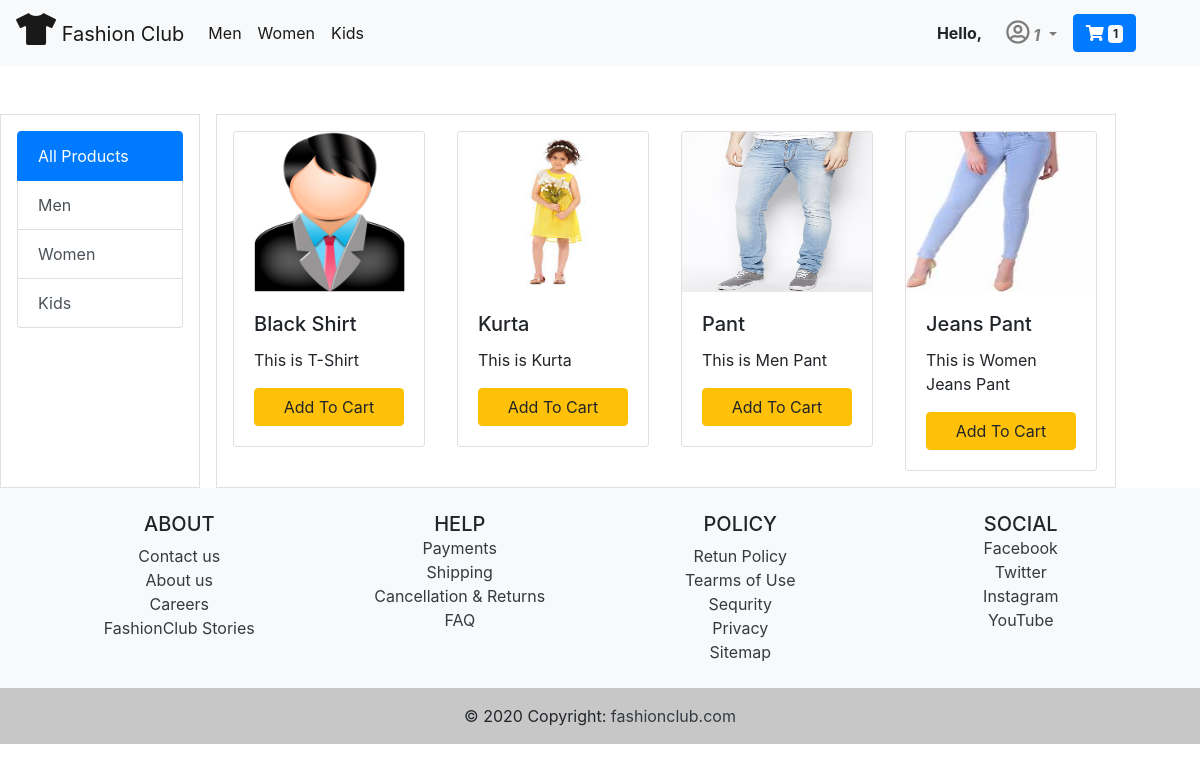
The app's page /allproducts/ (signed in) with its own data.
### myapp/models.py (models this page shows, shortened)
class CategoryModel(models.Model):
    name = models.CharField(max_length=100)
    image = image= models.ImageField(upload_to='photo/category/')
    objects = models.Manager()

class ProductModel(models.Model):
    category = models.ForeignKey(CategoryModel,on_delete=models.CASCADE)
    image= models.ImageField(upload_to='photo/')
    name = models.CharField(max_length=100)
    price = models.IntegerField()
    description = models.TextField()
    objects = models.Manager()

### myapp/views.py (the view)
# urls.py: path('allproducts/',AllProductView,name='allproducts'),
def AllProductView(request):
    products = ProductModel.objects.all()
    categories = CategoryModel.objects.all()
    usr = request.user
    cart_count = Cart.objects.filter(user=usr).count()
    data = list(request.GET)
    categories = CategoryModel.objects.all()
    for i in data:
        if int(i) == None:
            products = ProductModel.objects.all()
        else:
            products = ProductModel.objects.filter(category_id=i)
    context = {'products': products, 'categories': categories, 'cart_count':cart_count}
    return render(request, 'allproducts.html', context)

### myapp/templates/allproducts.html (shortened to what this page needs)
{% extends 'base.html' %}
{% load static %}
{% block body %}
<div class="container-fluid">
    <div class="row ">
        <div class="col-2 mt-5 p-3 border">
            <div class="list-group">
                <a href="{% url 'allproducts'  %}" class="list-group-item list-group-item-action active">
                  All Products
                </a>
                {% for category in categories %}
                    <a href="/allproducts/?{{category.id}}" name="cate"  class="list-group-item list-group-item-action">{{category.name}}</a>
                {% endfor %}
              </div>
        </div>
        <div class="col-9 mt-5 p-3 ml-3 border">
            <div class="row">
                {% for product in products %}
                <div class="col">
                    <div class="card" style="width: 12rem;">
                        <a href="{% url 'productdetails' product.id %}"><img style="height: 10rem;" src="{{product.image.url}}" class="card-img-top" alt="..."></a>
                        <div class="card-body">
                          <h5 class="card-title">{{product.name}}</h5>
                          <p class="card-text">{{product.description}}</p>
                          <form action="/cart/{{product.id}}/" method="POST" novalidate>
                            <button class="btn btn-block btn-warning" >Add To Cart</button>
                          </form>
                        </div>
                    </div>
                </div>
                {% empty %}
                <div class="col">
                    <div class="alert text-center alert-danger" role="alert">
                        <strong>--------- No Any Item Available ---------</strong>
                      </div>
                </div>
                {% endfor %}
            </div>
        </div>
    </div>
</div>
{% endblock body %}

### myapp/templates/base.html (shortened to what this page needs)
{% load static %}
<!doctype html>
<html lang="en">
<head>
  <link rel="stylesheet" href="https://cdn.jsdelivr.net/npm/bootstrap@4.5.3/dist/css/bootstrap.min.css"
>
  <link rel="stylesheet" href="https://cdnjs.cloudflare.com/ajax/libs/font-awesome/5.15.2/css/all.min.css">
  <link rel="stylesheet" href="{% static 'css/owl.carousel.min.css' %}">
  <link rel="stylesheet" href="{% static 'css/style.css' %}">
</head>
<body>
  {% if user.is_authenticated %}
  <nav class="navbar navbar-expand-lg navbar-light bg-light">
    <a class="navbar-brand" href="{% url 'shop' %}"><i class="fas fa-tshirt h2"></i> Fashion Club</a>
    <div class="collapse navbar-collapse" id="navbarSupportedContent">
      <ul class="navbar-nav mr-auto">
        {% for category in categories %}
        <li class="nav-item active">
          <a class="nav-link" href="/allproducts/?{{category.id}}">{{category.name}}</a>
        </li>
        {% endfor %}
      </ul>
      <strong class="mr-3">Hello, </strong>
      <div class="form-inline my-2 my-lg-0 navbar-nav mr-5">
        <li class="nav-item dropdown mr-2">
          <a class="nav-link dropdown-toggle" href="#" id="navbarDropdown" role="button" data-toggle="dropdown"
            aria-haspopup="true" aria-expanded="false">
            <strong><i><i style="font-size: 1.5rem;" class="far fa-user-circle"></i>
                {{request.user|capfirst}}</i></strong>
          </a>
        </li>
        <a href="{% url 'showcart' %}" class="btn btn-primary">
          <i class="fas fa-shopping-cart "></i> <span class="badge badge-light">{{cart_count}}</span>
        </a>
      </div>
    </div>
  </nav>
  {% endif %}
  {% block body %}
  {% endblock body %}
  {% if user.is_authenticated %}
  <footer class="bg-light text-center text-lg-start">
    <div class="container p-4">
      <div class="row">
        <div class="col-lg-3 col-md-6 mb-4 mb-md-0">
          <h5 class="text-uppercase">ABOUT</h5>
          <ul class="list-unstyled mb-0">
            <li>
              <a href="#!" class="text-dark">Contact us</a>
            </li>
            <li>
              <a href="#!" class="text-dark">About us</a>
            </li>
            <li>
              <a href="#!" class="text-dark">Careers</a>
            </li>
            <li>
              <a href="#!" class="text-dark">FashionClub Stories</a>
            </li>
          </ul>
        </div>
        <div class="col-lg-3 col-md-6 mb-4 mb-md-0">
          <h5 class="text-uppercase mb-0">HELP</h5>
          <ul class="list-unstyled">
            <li>
              <a href="#!" class="text-dark">Payments</a>
            </li>
            <li>
              <a href="#!" class="text-dark">Shipping</a>
            </li>
            <li>
              <a href="#!" class="text-dark">Cancellation & Returns</a>
            </li>
            <li>
              <a href="#!" class="text-dark">FAQ</a>
            </li>
          </ul>
        </div>
        <div class="col-lg-3 col-md-6 mb-4 mb-md-0">
          <h5 class="text-uppercase">POLICY</h5>
          <ul class="list-unstyled mb-0">
            <li>
              <a href="#!" class="text-dark">Retun Policy</a>
            </li>
            <li>
              <a href="#!" class="text-dark">Tearms of Use</a>
            </li>
            <li>
              <a href="#!" class="text-dark">Sequrity</a>
            </li>
            <li>
              <a href="#!" class="text-dark">Privacy</a>
            </li>
            <li>
              <a href="#!" class="text-dark">Sitemap</a>
            </li>
          </ul>
        </div>
        <div class="col-lg-3 col-md-6 mb-4 mb-md-0">
          <h5 class="text-uppercase mb-0">SOCIAL</h5>
          <ul class="list-unstyled">
            <li>
              <a href="#!" class="text-dark">Facebook</a>
            </li>
            <li>
              <a href="#!" class="text-dark">Twitter</a>
            </li>
            <li>
              <a href="#!" class="text-dark">Instagram</a>
            </li>
            <li>
              <a href="#!" class="text-dark">YouTube</a>
            </li>
          </ul>
        </div>
      </div>
    </div>
    <div class="text-center p-3" style="background-color: rgba(0, 0, 0, 0.2);">
      © 2020 Copyright:
      <a class="text-dark" href="https://mdbootstrap.com/">fashionclub.com</a>
    </div>
  </footer>
  {% endif %}
</body>
</html>

### records on screen
CategoryModel: name "Men"
CategoryModel: name "Women"
CategoryModel: name "Kids"
ProductModel: image (placeholder picture), name "Black Shirt", description "This is T-Shirt"
ProductModel: image (picture), name "Kurta", description "This is Kurta"
ProductModel: image (picture), name "Pant", description "This is Men Pant"
ProductModel: image (picture), name "Jeans Pant", description "This is Women Jeans Pant"

### other values on screen
{{ request.user|capfirst }} "1"
{{ cart_count }} "1"
